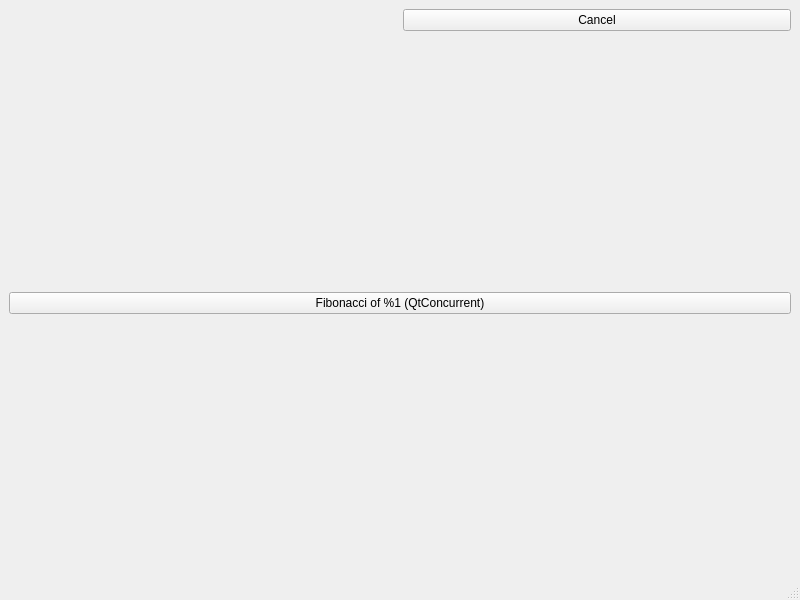
<?xml version="1.0" encoding="UTF-8"?>
<ui version="4.0">
 <class>MainWindow</class>
 <widget class="QMainWindow" name="MainWindow">
  <property name="geometry">
   <rect>
    <x>0</x>
    <y>0</y>
    <width>800</width>
    <height>600</height>
   </rect>
  </property>
  <property name="windowTitle">
   <string>MainWindow</string>
  </property>
  <widget class="QWidget" name="centralwidget">
   <layout class="QVBoxLayout" name="verticalLayout">
    <item>
     <layout class="QHBoxLayout" name="horizontalLayout">
      <item>
       <widget class="QLabel" name="busyIndicator">
        <property name="text">
         <string/>
        </property>
       </widget>
      </item>
      <item>
       <widget class="QPushButton" name="btn6">
        <property name="text">
         <string>Cancel</string>
        </property>
       </widget>
      </item>
     </layout>
    </item>
    <item>
     <spacer name="verticalSpacer">
      <property name="orientation">
       <enum>Qt::Vertical</enum>
      </property>
      <property name="sizeHint" stdset="0">
       <size>
        <width>20</width>
        <height>40</height>
       </size>
      </property>
     </spacer>
    </item>
    <item>
     <widget class="QPushButton" name="btn4">
      <property name="text">
       <string>Fibonacci of %1 (QtConcurrent)</string>
      </property>
     </widget>
    </item>
    <item>
     <spacer name="verticalSpacer_2">
      <property name="orientation">
       <enum>Qt::Vertical</enum>
      </property>
      <property name="sizeHint" stdset="0">
       <size>
        <width>20</width>
        <height>40</height>
       </size>
      </property>
     </spacer>
    </item>
   </layout>
  </widget>
  <widget class="QMenuBar" name="menubar">
   <property name="geometry">
    <rect>
     <x>0</x>
     <y>0</y>
     <width>800</width>
     <height>24</height>
    </rect>
   </property>
  </widget>
  <widget class="QStatusBar" name="statusbar"/>
 </widget>
 <resources/>
 <connections/>
</ui>
